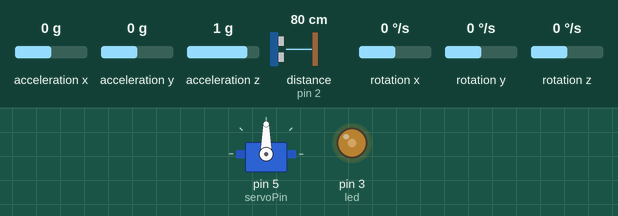
Recording of a sketch running on a simulated Arduino Uno, built with avr-gcc and run on an emulated ATmega328P. On the bench: servo, output pins drawn as LEDs (lit = HIGH). Wiring (inferred from the names in the program): ultrasonic range finder: trigger pin 4; echo pin 2; MPU-6050 motion sensor at I2C address 0x68. Inputs (shaded band) come from the test bench; at power-on: acceleration y 0 g, rotation x 0 °/s, distance to the obstacle (sensor on pin 2) 80 cm, acceleration x 0 g, acceleration z 1 g, rotation y 0 °/s, rotation z 0 °/s. The echo pulse lasts 58.3 µs per cm; pins used as bus, display or sensor lines are not drawn.

Above: at 1.3 s.
1.4 s: acceleration y set to -1.4 g
At 2.7 s:
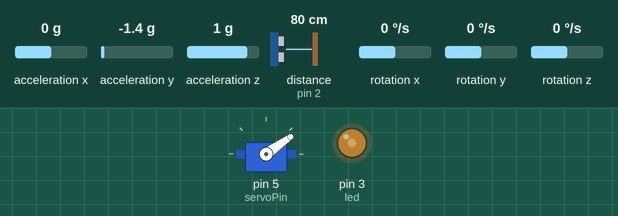
3.4 s: rotation x set to -192 °/s
At 4.8 s:
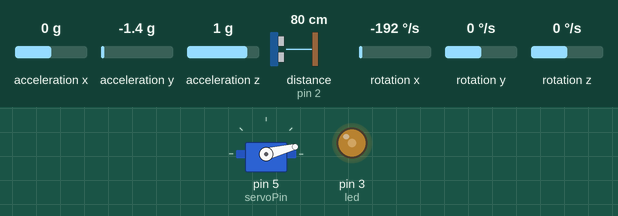
5.5 s: distance to the obstacle (sensor on pin 2) set to 2 cm
At 6.5 s:
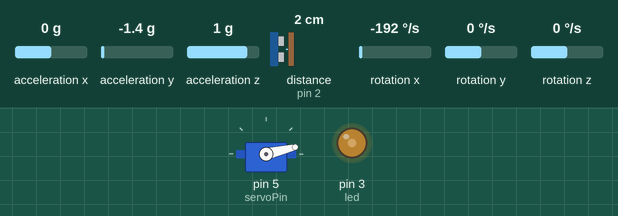
Timing chart, 0 to 8.5 s (numbered marks = the images above; inputs shaded):
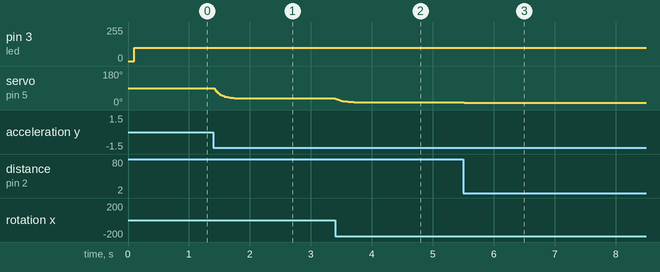

Measured:
- after the input at 1.4 s, servo on pin 5 (servoPin): moves from 90° to 35° over 0.52 s, starting at once
- after the input at 3.4 s, servo on pin 5 (servoPin): moves from 35° to 14° over 0.37 s, starting at once
- after the input at 5.5 s, servo on pin 5 (servoPin): 14° → 13° at once

The sketch:

final.ino
```cpp
#include <Servo.h> //ספריית מנוע סרוו
#include <Wire.h> //ספריית I2C

Servo myservo;   //אובייקט של המחלקה סרוו עבור המנוע
int servoPin = 5;

const int MPU_addr = 0x68;   //כתובת הרכיב MPU6050
double AcX, AcY, AcZ, Tmp, GyX, GyY, GyZ; //משתנים עבור הנתונים שנקרא מהרכיב
unsigned long timer;  //טיימר עבור מדידת הזמן בין חישובי הזווית
double compAngleX, compAngleY;  //משתנים עבור הזוויות שנחשב
#define degconvert 57.2957786   //המרה מרדיאנים למעלות

#define trigPin 4
#define echoPin 2   //בהדק זה מתאפשרת תוכנית פסיקה
#define led 3   //הדק מנוע הרטט
unsigned long timer_retet=0;  //טיימר עבור יצירת פעימות רטט
int rate_retet=0;  //משתנה לשמירת תדירות הרטט כתלות במרחק
unsigned long duration;   //משתנה עבור משך רוחב הפולס
int distance=0;      //משתנה עבור המרחק הנמדד
//==============================================================
unsigned long timer_distance=millis();  //טיימר עבור מדידת המרחק


//הפונקציה נותנת דרבון 10us במבוא trigger של החיישן
void trigUs()   {
  digitalWrite(trigPin, HIGH);   //יצירת דרבון
  delayMicroseconds(10);
  digitalWrite(trigPin, LOW);
  attachInterrupt(0, startCount ,RISING);  // startCount () כאשר יש עליה בהדק 2 בצע
}

//הפונקציה מאפשרת את מדידת הזמן
void startCount()     {
  duration=micros();   //התחלת רוחב הפולס
  detachInterrupt(0);  // חסום פסיקה מספר 0
  attachInterrupt(0,  measurement, FALLING); // measurement() כאשר יש ירידה בהדק 2 בצע
}

//הפונקציה מודדת את הזמן ומחשבת את המרחק
void measurement()
{
  duration=micros()-duration;   //חישוב רוחב הפולס
  distance=duration/58;      // חישוב המרחק בס"מ
  detachInterrupt(0);      //   חסום פסיקה מספר 0
}


void vibrate()  {   //פונקציה המפעילה את מנוע הרטט בקצב ביחס למרחק
  if ( millis() - timer_retet > 50)   //עדכן את הקצב כל 50ms
  {
    rate_retet =  map(distance, 20, 200, 100, 800);
    timer_retet = millis();
  }

  static unsigned long vibrationTimer = 0;
  if (millis() - vibrationTimer < rate_retet)  //בדיקה האם אנחנו באותו מחזור
  {
    if (millis() - vibrationTimer < 100)  //בדיקה האם להדליק או לכבות
      analogWrite(led, 100);
    else
      analogWrite(led, 0);
  }
  else
    vibrationTimer = millis();
}

void servoLoop()  {   //איסוף הנתונים כל פעם מחדש- תוכנית גיירו

  Wire.beginTransmission(MPU_addr);
  Wire.write(0x3B);
  Wire.endTransmission(false);
  Wire.requestFrom(MPU_addr, 14, true);
  AcX = Wire.read() << 8 | Wire.read(); // 0x3B & 0x3C
  AcY = Wire.read() << 8 | Wire.read(); // 0x3D & 0x3E
  AcZ = Wire.read() << 8 | Wire.read(); // 0x3F & 0x40
  Tmp = Wire.read() << 8 | Wire.read(); // 0x41 & 0x42
  GyX = Wire.read() << 8 | Wire.read(); // 0x43 & 0x44
  GyY = Wire.read() << 8 | Wire.read(); // 0x45 & 0x46
  GyZ = Wire.read() << 8 | Wire.read(); // 0x47 & 0x48

  double dt = (double)(micros() - timer) / 1000000;  //חישוב הזמן. המרה ממיקרו שניות לשניות
  timer = micros(); //הפעלת הטיימר מחדש לחישוב הdt

  double roll = atan2(AcY, AcZ) * degconvert;
  double pitch = atan2(-AcX, AcZ) * degconvert;

  double gyroXrate = GyX / 131.0;  //המרת הנתון ממספר דיגיטלי ליחידה של מעלה
  double gyroYrate = GyY / 131.0;

  compAngleX = 0.99 * (compAngleX + gyroXrate * dt) + 0.01 * roll; //חישוב הזווית
  compAngleY = 0.99 * (compAngleY + gyroYrate * dt) + 0.01 * pitch;

  int servoAngle = compAngleX + 90;
  if(servoAngle > 160)  //תנאי להגבלת הזוית כך שיתאים להגבלות הקופסא
    myservo.write(160);
  else if(servoAngle < 20)
    myservo.write(20);
  myservo.write(servoAngle);
}

void setup() {
  myservo.attach(servoPin);   //הגדרות ואתחול מנוע
  myservo.write(90);


  //הגדרות ואתחול- גיירו
  Wire.begin(); //אתחול יחידת הI2C של הארדואינו
  Wire.setClock(400000UL);   //קובע את תדירות התקשורת ל 400kHz
  Wire.beginTransmission(MPU_addr); //התחלת תקשורת עם החיישן - מקבל את הכתובת לשידור
  Wire.write(0x6B);  //פניה לרגיסטר 6B .
  Wire.write(0);     //איפוס הרגיסטר
  Wire.endTransmission(true); //סיום התקשורת - שחרור הקו ע"י שליחת stop
  Serial.begin(115200); //קבע את קצב השידור ל115200 סיביות בשניה
  delay(100);

  Wire.beginTransmission(MPU_addr); //התחלת תקשורת עם החיישן
  Wire.write(0x3B);  //פנייה לרגיסטר 3B לצורך התחלת קריאת נתונים
  Wire.endTransmission(false); //הפסקת השידור, בלי להפסיק את התקשורת- אין שליחת stop
  Wire.requestFrom(MPU_addr, 14, true);
  //גישה לבתים בכתובת החיישן, 14 קריאות, והפסקת התקשורת בסיום
  AcX = Wire.read() << 8 | Wire.read(); // 0x3B & 0x3C
  AcY = Wire.read() << 8 | Wire.read(); // 0x3D & 0x3E
  AcZ = Wire.read() << 8 | Wire.read(); // 0x3F & 0x40
  Tmp = Wire.read() << 8 | Wire.read(); // 0x41 & 0x42
  GyX = Wire.read() << 8 | Wire.read(); // 0x43 & 0x44
  GyY = Wire.read() << 8 | Wire.read(); // 0x45 & 0x46
  GyZ = Wire.read() << 8 | Wire.read(); // 0x47 & 0x48

  double roll = atan2(AcY, AcZ) * degconvert;
  double pitch = atan2(-AcX, AcZ) * degconvert;

  compAngleX = roll;
  compAngleY = pitch;

  timer = micros(); //הפעלת הטיימר לחישוב הdt


  pinMode(trigPin, OUTPUT);   //הגדרות ואתחול חיישן מרחק
  pinMode(echoPin, INPUT);
  pinMode(led, OUTPUT);
  trigUs();   //דרבון ראשוני של 10us ואפשור פסיקה
  //=====================================================
  timer_distance=millis();
}

void loop() {
    if ( millis() - timer_distance > 50)   //מדידת מרחק כל 50ms
    {
      trigUs();   //דרבון ואפשור פסיקה מחדש
      timer_retet = millis();
    }
    servoLoop();   //תוכנית גיירו
    vibrate();  //הפעלת רטטים
}
```
